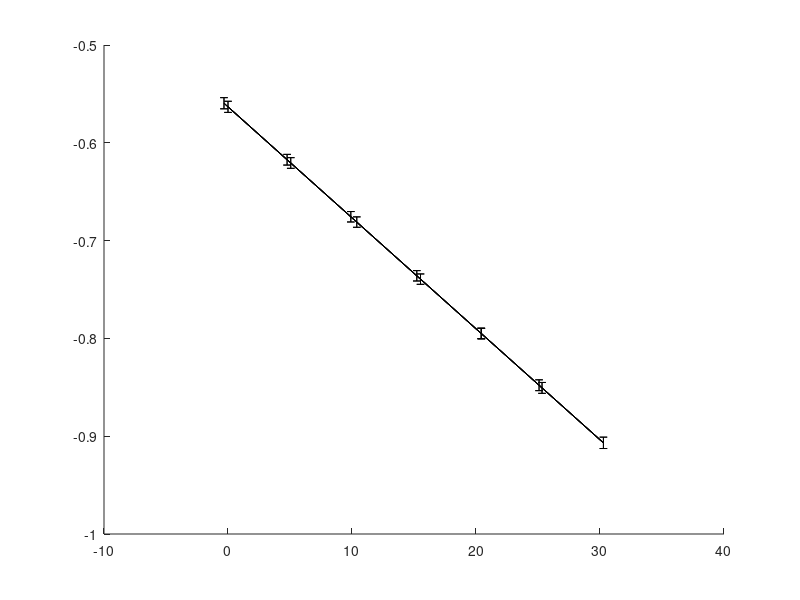

Write MATLAB code to recreate this figure. (Note: this script raises an error after producing the figure.)
load calibrata.mat
x = calibrata(:,1);
y = calibrata(:,2);

% Perform least squares
[c,s] = polyfit(x,y,1);
[y2,delta] = polyval(c,x,s);  %Evaluates polynomial

uppervals = polyfit(x,y + 3 .* delta,1);  %Upper and lower lines
y_uppers = polyval(uppervals,x);

lowervals = polyfit(x,y - 3 .* delta,1);
y_lowers = polyval(lowervals,x);

close all
figure
hold on

h1 = errorbar(x, y2, 3 .* delta, 'k');  %Multiply to get 3 sigma
h2 = errorbar(x, y2, 3 .* delta,'k');
h2.LineStyle = 'none';
h3 = scatter(x,y,15,'bs','filled');
hu = plot(x,y_uppers,'--r');
hl = plot(x,y_lowers,'--r');


H = [h3; h1; hu];

legend(H,'Experimental data','Least squares fit','3\sigma bounds')
grid on
box on
xlabel('Load [lbs]')
ylabel('Bridge output [volts]')
hold off
